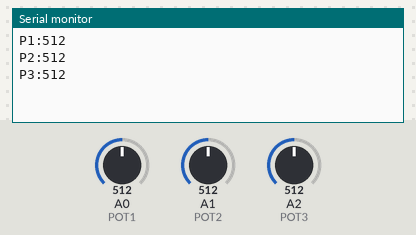
Bench run of a sketch on a simulated Arduino Uno, built with avr-gcc and run on an emulated ATmega328P. On the bench: the last lines printed to the serial monitor. The inputs (shaded band) are chosen by the test bench; at power-on: A0 (POT1) = 512, A1 (POT2) = 512, A2 (POT3) = 512.

Above: at 1.2 s.
1.3 s: A0 (POT1) set to 716
At 2.3 s:
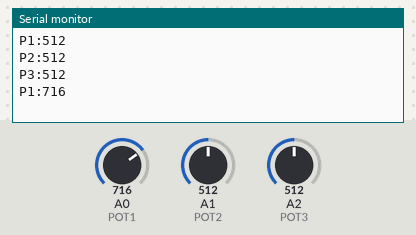
2.8 s: A1 (POT2) set to 716
At 3.8 s:
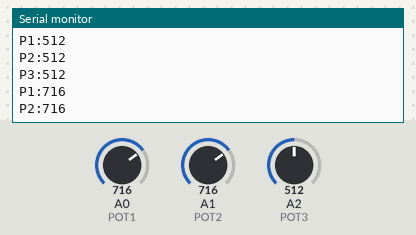
4.3 s: A2 (POT3) set to 716
At 5.3 s:
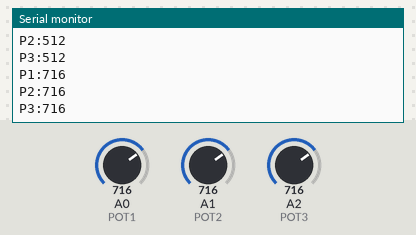
5.8 s: A0 (POT1) set to 900
At 6.8 s:
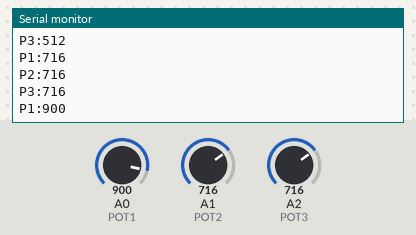
7.3 s: A1 (POT2) set to 900
At 8.3 s:
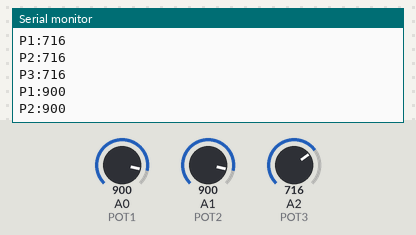
8.8 s: A2 (POT3) set to 900
At 9.2 s:
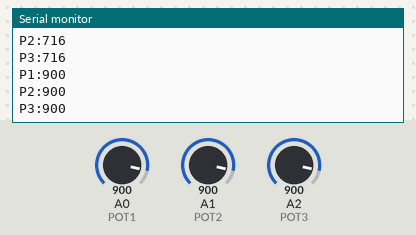
Timing chart, 0 to 11.3 s (numbered marks = the images above; inputs shaded):
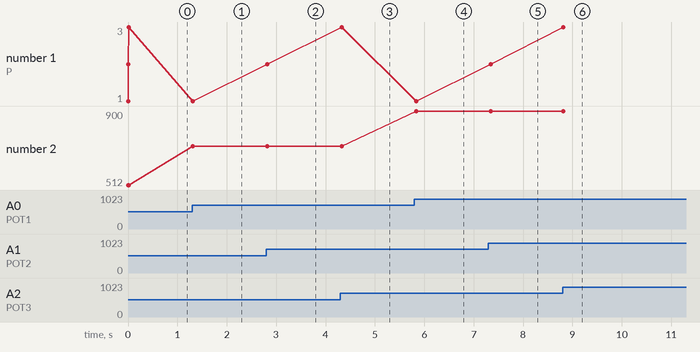

Measured:
- after the input at 1.3 s, the serial monitor: prints a new line at once (image 1)
- after the input at 2.8 s, the serial monitor: prints a new line at once (image 2)
- after the input at 4.3 s, the serial monitor: prints a new line at once (image 3)
- after the input at 5.8 s, the serial monitor: prints a new line at once (image 4)
- after the input at 7.3 s, the serial monitor: prints a new line after 0.05 s (image 5)
- after the input at 8.8 s, the serial monitor: prints a new line at once (image 6)
- plotted number 1: 2 → 3 after the input at 4.3 s, 3 → 1 after the input at 5.8 s, 1 → 2 after the input at 7.3 s, 2 → 3 after the input at 8.8 s
- plotted number 2: 512 → 716 after the input at 1.3 s, 716 → 900 after the input at 5.8 s

The sketch:

arduino_audio_controller.ino
```cpp
// Controlador de Audio - 3 Potenciômetros
// Pinos: A0, A1, A2

const int POT1 = A0;
const int POT2 = A1;
const int POT3 = A2;

int lastValue1 = -1;
int lastValue2 = -1;
int lastValue3 = -1;

const int THRESHOLD = 5; // Margem para evitar ruído

void setup() {
  Serial.begin(9600);
  pinMode(POT1, INPUT);
  pinMode(POT2, INPUT);
  pinMode(POT3, INPUT);
}

void loop() {
  int value1 = analogRead(POT1);
  int value2 = analogRead(POT2);
  int value3 = analogRead(POT3);

  // Envia apenas se houver mudança significativa
  if (abs(value1 - lastValue1) > THRESHOLD) {
    Serial.print("P1:");
    Serial.println(value1);
    lastValue1 = value1;
  }

  if (abs(value2 - lastValue2) > THRESHOLD) {
    Serial.print("P2:");
    Serial.println(value2);
    lastValue2 = value2;
  }

  if (abs(value3 - lastValue3) > THRESHOLD) {
    Serial.print("P3:");
    Serial.println(value3);
    lastValue3 = value3;
  }

  delay(50); // Leitura a cada 50ms
}
```
